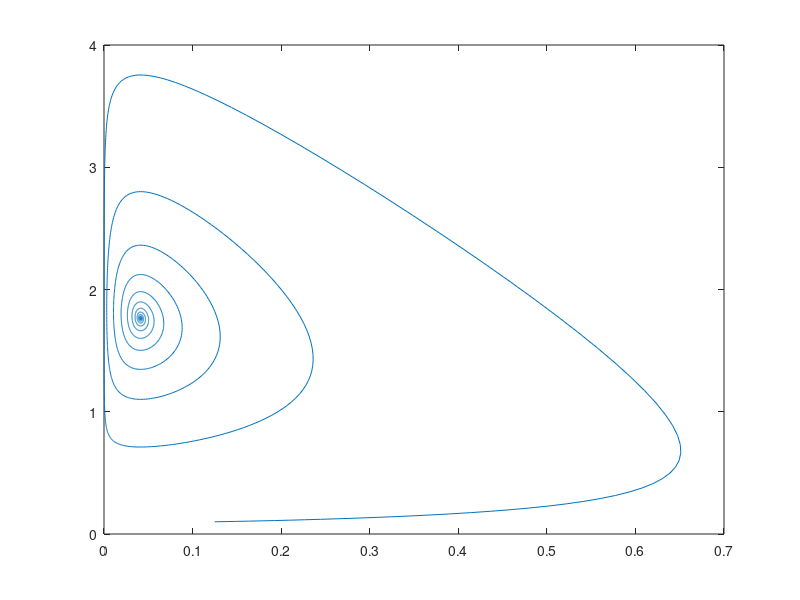

This chart was generated by the following MATLAB code:
clc;
clear;
close all;
format long

%parameters
a = 1.1;
b = 0.6;
d = 0.07;
f = 1.7;
k = 1;
m = 0.1;
c = 0.25;

%initialization
h = 0.1;
u(1) = 0.125;
w(1) = 0.1;
t = 0:h:20000; %time can be increased or reduced
p = u(1);
q = w(1);

func1 = @(t,u,w) a*u*(1 - u/k)- b*u*w/(1+m*u);
func2 = @(t,u,w) -d*w + f*u*w / (1 + m*u);

%application of RK4 method to find the solutions of the system of non-linear ODE i.e. func1 and func2
for i=1:(length(t)-1)
    k_1 = func1(t(i),u(i),w(i));
    l_1 = func2(t(i),u(i),w(i));
    
    k_2 = func1((t(i)+0.5*h),(u(i)+0.5*k_1*h),(w(i)+0.5*l_1*h));
    l_2 = func2((t(i)+0.5*h),(p+0.5*k_1*h),(q+0.5*l_1*h));
    
    k_3 = func1((t(i)+0.5*h),(u(i)+0.5*k_2*h),(w(i)+0.5*l_2*h));
    l_3 = func2((t(i)+0.5*h),(p+0.5*k_2*h),(q+0.5*l_2*h));
    
    k_4 = func1((t(i)+h),(u(i)+k_3*h),(w(i)+l_3*h));
    l_4 = func2((t(i)+h),(p+k_3*h),(q+l_3*h));
    
    u(i+1) = u(i) + (1/6)*(k_1+2*k_2+2*k_3+k_4)*h;
    w(i+1) = w(i) + (1/6)*(l_1+2*l_2+2*l_3+l_4)*h;
 
    fprintf('iteration %d is : U = %f W = %f  \n',i,u(i),w(i));
    
    p=u(i+1);
    q=w(i+1);
  
end
plot(u,w)
